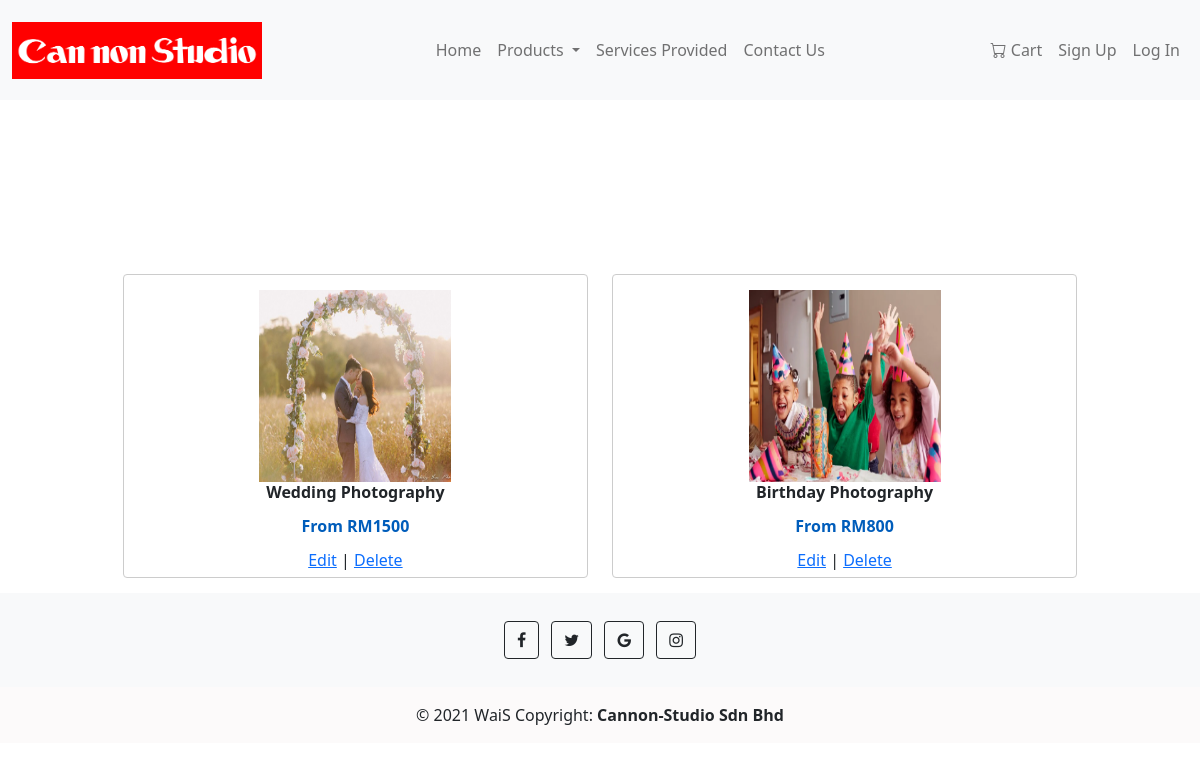
Page /admin_service_list.php on the committed database.
### tables this page shows
CREATE TABLE `services` (
  `id` int(8) NOT NULL,
  `name` varchar(255) NOT NULL,
  `image` text NOT NULL,
  `price` double(10,2) NOT NULL
);

### backend/config2.php (called while the page is built)
<?php
require_once "ServicesProvided.php";
$servicesResult = new ServicesProvided();
?>

### backend/ServicesProvided.php (called while the page is built)
<?php
require_once "DBController.php";
class ServicesProvided extends DBController
{
    function getAllServices()
    {
        $query = "SELECT * FROM services";
        $servicesResult = $this->getDBResult($query);
        return $servicesResult;
    }
}

### backend/DBController.php (called while the page is built, shortened)
<?php
class DBController
{
    private $host = "localhost";
    private $user = "root";
    private $password = "";
    private $database = "cannon_studio";
    private static $conn;
    function __construct()
    {
        $this->conn = mysqli_connect($this->host, $this->user, $this->password, $this->database);
    }
    function getDBResult($query, $params = array())
    {
        $sql_statement = $this->conn->prepare($query);
        $sql_statement->execute();
        $result = $sql_statement->get_result();
        if ($result->num_rows > 0) {
            while ($row = $result->fetch_assoc()) {
                $resultset[] = $row;
            }
        }
        if (! empty($resultset)) {
            return $resultset;
        }
    }
}

### admin_service_list.php (the view, shortened to what this page needs)
<!DOCTYPE html>
<html lang="en">
<?php require_once "backend/config2.php"; ?>
<HEAD>
    <link href="https://cdn.jsdelivr.net/npm/bootstrap@5.1.1/dist/css/bootstrap.min.css" rel="stylesheet">
    <link rel="stylesheet" href="https://cdn.jsdelivr.net/npm/bootstrap-icons@1.6.0/font/bootstrap-icons.css">
    <link href="css/service_provided.css" type="text/css" rel="stylesheet" />
</HEAD>
<BODY>
<?php include 'header.php';?>
        <div class = "container product">
        <?php
        $query = "SELECT * FROM services";
        $product_array = $servicesResult->getAllServices($query);
        if (!empty($product_array)) {
            foreach ($product_array as $key => $value) {
        ?>
                <div class="col-5 product-item">
                        <div class="product-image">
                            <img class="product-img" src="<?php echo $product_array[$key]["image"]; ?>">
                        </div>
                        <div>
                        <div class="product-name"><strong><?php echo $product_array[$key]["name"]; ?></strong></div>
                        </div>
                        <div class="product-price"><?php echo "From RM" . $product_array[$key]["price"]; ?></div>
                        <td><a href="edit.php?id=<?php echo $product_array[$key]["id"];?>">Edit</a> | <a href="delete_service.php?id=<?php echo $product_array[$key]["id"];?>" onClick="return confirm('Are you sure you want to delete?')">Delete</a></td>
                </div>
        <?php
            }
        }
        ?>
        </div>
        <?php include 'footer.php';?>
</BODY>
</HTML>

### css/service_provided.css (style rules this page uses)
.product { margin-top: 10em; text-align: center; }
.product-item { display: inline-block; background: #ffffff; margin: 15px 10px; padding: 5px; border: #CCC 1px solid; border-radius: 4px; }
.product-item div { text-align: center; margin: 10px 5px; }
.product-price { color: #005dbb; font-weight: 600; text-align: center; }
.product-image { height: 100px; background-color: #FFF; }
.product-img { height: 12em; width: 12em; }
.product-name { padding-top: 5em; text-align: center; }

### css/homepage.css (style rules this page uses)
html body { padding-top: 6.2em; }

### rows in the picture
services: image (picture), name "Wedding Photography", price "1500"
services: image (picture), name "Birthday Photography", price "800"
